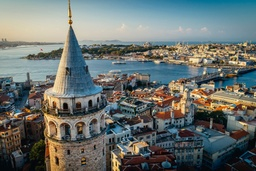
#> input picture Görüntü işleme/resim.jpg, 256 x 171 px, shrunk from 1200 x 800 before the run
$ jupyter execute gauusian_blur.ipynb
#> lines starting #> are read from the running program, lines starting #| are printed output that depends on the picture
[cell 1]
import cv2
import numpy as np
import matplotlib.pyplot as plt
import time

img= cv2.imread('resim.jpg')
#> img is the input picture: shape (171, 256, 3); mean B, G, R 109.9, 112.9, 105.8
img_rgb= cv2.cvtColor(img, cv2.COLOR_BGR2RGB)

def box_blur_numpy(image, kernel_size):
    pad = kernel_size
    h, w, c = image.shape
    padded = np.pad(image, ((pad, pad), (pad, pad), (0, 0)), mode='edge')
    output = np.zeros_like(image)

    for y in range(h):
        for x in range(w):
            for ch in range(c):
                region = padded[y:y+kernel_size, x:x+kernel_size, ch]
                output[y, x, ch] = np.mean(region)

    return output.astype(np.uint8)

### burası opencv ile yaptığımız kısım limdi karşılaştırma yapacağız
def box_blur_opencv(image, kernel_size):
    return cv2.blur(image, (kernel_size, kernel_size))


kernel_sizes = [3, 11]

for k in kernel_sizes:
    print(f"\nKernel Boyutu: {k}x{k}")

    start = time.time()
    result_numpy = box_blur_numpy(img_rgb, k)
    print(f"NumPy süresi: {time.time() - start:.4f} saniye")

    start = time.time()
    result_cv = box_blur_opencv(img_rgb, k)
    print(f"OpenCV süresi: {time.time() - start:.4f} saniye")

    plt.figure(figsize=(12,4))
    plt.subplot(1, 3, 1)
    plt.imshow(img_rgb)
    plt.title("Orijinal")
    plt.axis('off')

    plt.subplot(1, 3, 2)
    plt.imshow(result_numpy)
    plt.title(f"NumPy {k}x{k}")
    plt.axis('off')

    plt.subplot(1, 3, 3)
    plt.imshow(result_cv)
    plt.title(f"OpenCV {k}x{k}")
    plt.axis('off')

    plt.tight_layout()
    plt.show()
#> this loop made 2 passes
#> pass 1, in box_blur_numpy, `padded = np.pad(image, ((pad, pad), (pad, pad), (0, 0)), mode='edge')`:
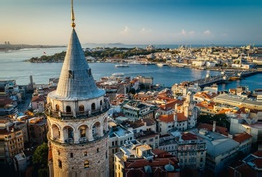
#> padded: shape (177, 262, 3); mean R, G, B 103.8, 111.7, 109
#> pass 1, `result_numpy = box_blur_numpy(img_rgb, k)`:
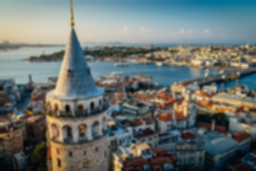
#> result_numpy: shape (171, 256, 3); mean R, G, B 106.1, 113.9, 111
#> pass 1, `result_cv = box_blur_opencv(img_rgb, k)`:
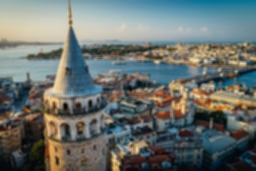
#> result_cv: shape (171, 256, 3); mean R, G, B 105.8, 113, 109.9
#> pass 1, `plt.show()`:
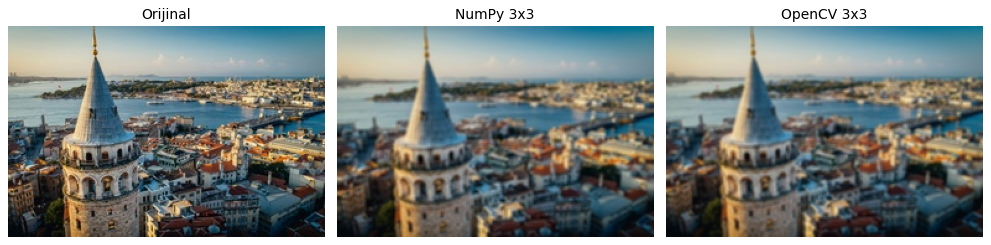
#> figure drawn by matplotlib, 3 panels
#> pass 2, in box_blur_numpy (call 2), `padded = np.pad(image, ((pad, pad), (pad, pad), (0, 0)), mode='edge')`:
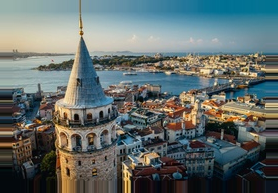
#> padded: shape (193, 278, 3); mean R, G, B 99, 108.8, 106.9
#> pass 2, `plt.show()`:
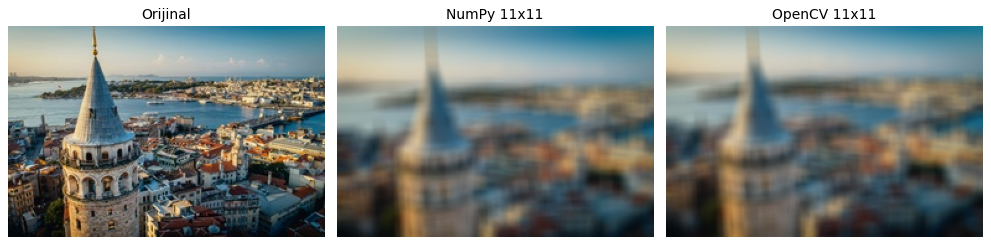
#> figure drawn by matplotlib, 3 panels

$ run again, with Görüntü işleme/trafik.jpg copied over Görüntü işleme/resim.jpg
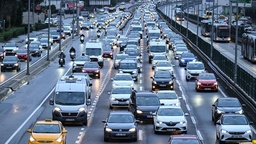
#> input picture Görüntü işleme/trafik.jpg, 256 x 144 px, shrunk from 850 x 478 before the run
#> img is the input picture: shape (144, 256, 3); mean B, G, R 134.6, 113.6, 97.8
#> the loop `for k in kernel_sizes:` made 2 passes
#> pass 1, `result_numpy = box_blur_numpy(img_rgb, k)`:
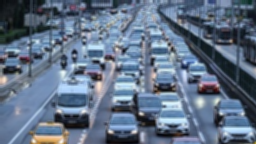
#> result_numpy: shape (144, 256, 3); mean R, G, B 97.1, 113, 134.3
#> pass 2, `plt.show()`:
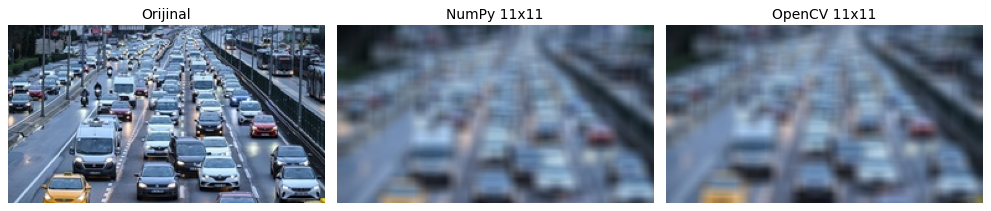
#> figure drawn by matplotlib, 3 panels
